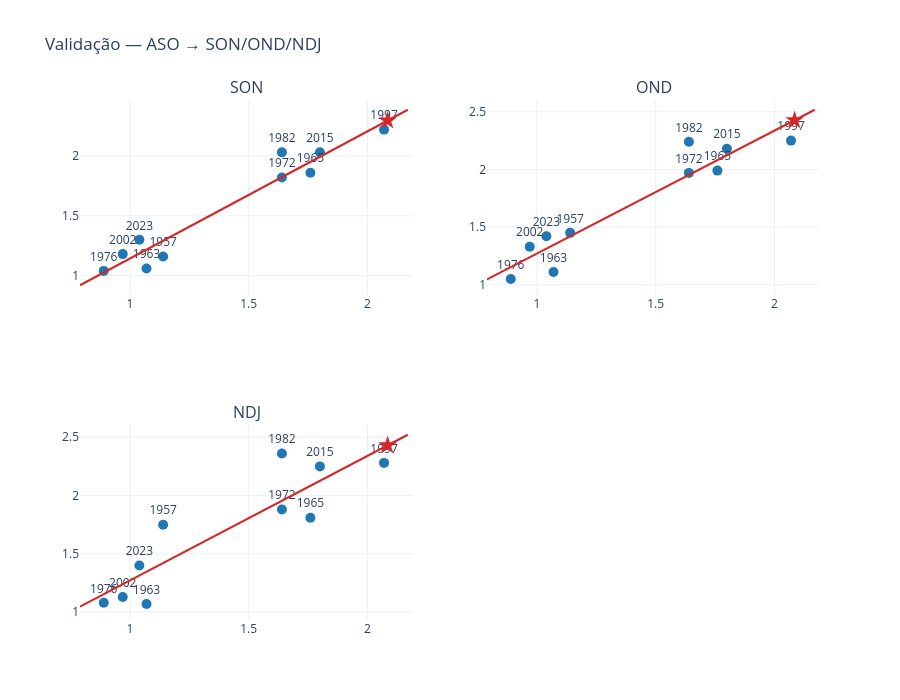
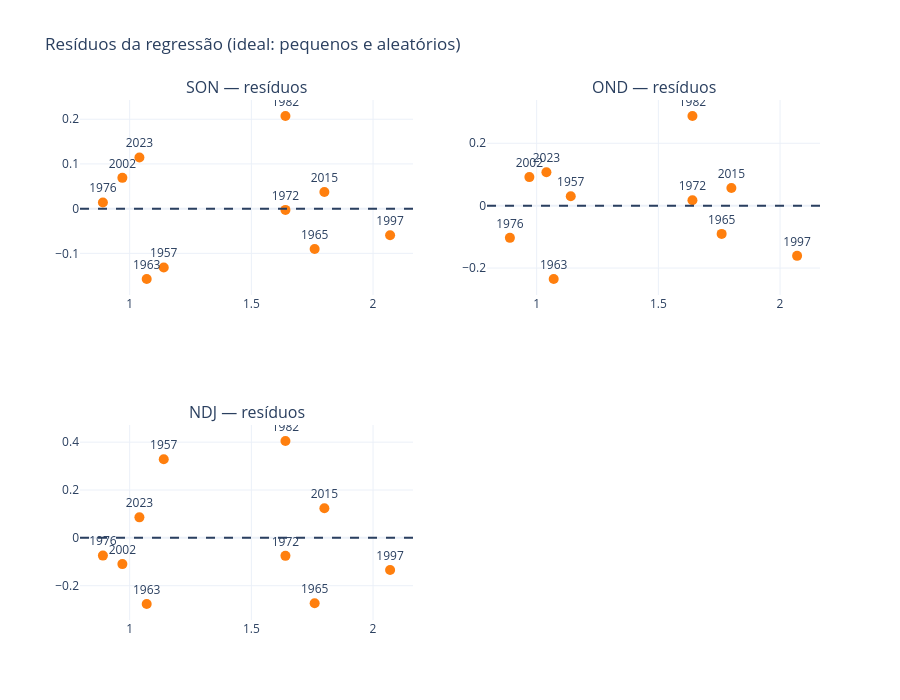
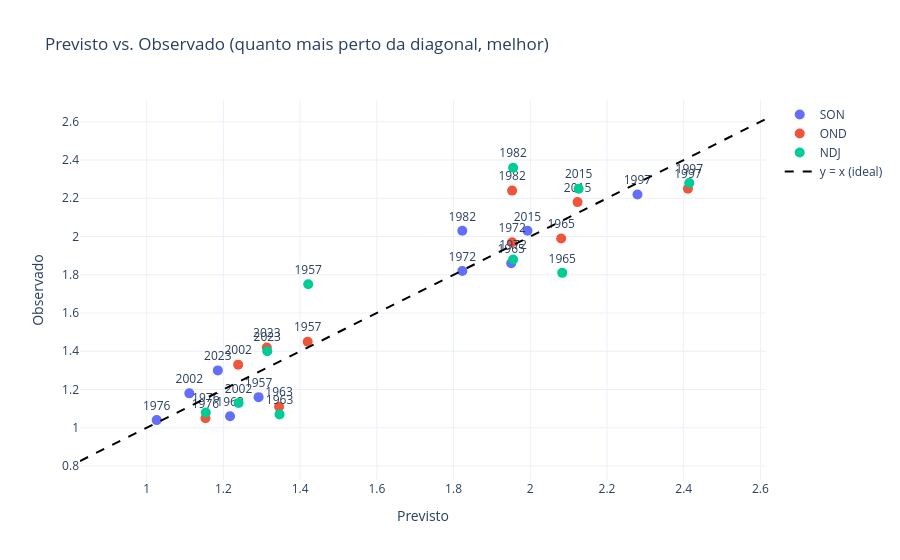

Notebook cell for these charts, in order:
### Markdown cell above
<h3>13. Validação visual da regressão</h3>

Três gráficos diagnósticos, um para cada tipo de verificação:

1. **Scatter + reta** — mostra o ajuste por trimestre (ASO → SON/OND/NDJ).
   Pontos colados na reta indicam relação linear forte.
2. **Resíduos** — diferença entre observado e previsto em cada ano. O
   ideal é que fiquem pequenos e **sem padrão**. Estrutura em "U"
   denuncia curvatura não capturada.
3. **Previsto vs. Observado** — cada ponto é `(previsto, observado)`. Se
   o modelo fosse perfeito, tudo cairia na diagonal `y = x`. Afastamentos
   sistemáticos revelam viés.

### Code cell
# ============================================================
# 13.1 Scatter + reta por trimestre
# ============================================================
import plotly.graph_objects as go
from plotly.subplots import make_subplots

fig = make_subplots(rows=2, cols=2,
                    subplot_titles=seas_futuro)

for i, seas in enumerate(seas_futuro):
    row, col = divmod(i, 2)
    y = Y_train[:, i]
    a, b = np.polyfit(X_train, y, deg=1)
    x_reta = np.linspace(X_train.min() - 0.1, X_train.max() + 0.1, 50)

    fig.add_trace(go.Scatter(
        x=X_train, y=y,
        mode="markers+text",
        text=[str(an) for an in anos_analogos],
        textposition="top center",
        marker=dict(size=10, color="#1f77b4"),
        showlegend=False,
        hovertemplate="Ano %{text}<br>ASO=%{x:.3f}<br>" + seas + "=%{y:.3f}<extra></extra>",
    ), row=row+1, col=col+1)

    fig.add_trace(go.Scatter(
        x=x_reta, y=a * x_reta + b,
        mode="lines",
        line=dict(color="#d62728", width=2),
        showlegend=False,
    ), row=row+1, col=col+1)

    fig.add_trace(go.Scatter(
        x=[x_alvo], y=[a * x_alvo + b],
        mode="markers",
        marker=dict(size=14, color="#d62728", symbol="star"),
        showlegend=False,
        hovertemplate=f"2026 previsto {seas}=%{{y:.3f}}<extra></extra>",
    ), row=row+1, col=col+1)

fig.update_layout(
    height=700,
    title="Validação — ASO → SON/OND/NDJ",
    template="plotly_white",
)
fig.show()


# ============================================================
# 13.2 Resíduos por trimestre
# ============================================================
fig = make_subplots(rows=2, cols=2,
                    subplot_titles=[f"{s} — resíduos" for s in seas_futuro])

for i, seas in enumerate(seas_futuro):
    row, col = divmod(i, 2)
    y = Y_train[:, i]
    a, b = np.polyfit(X_train, y, deg=1)
    resid = y - (a * X_train + b)

    fig.add_trace(go.Scatter(
        x=X_train, y=resid,
        mode="markers+text",
        text=[str(an) for an in anos_analogos],
        textposition="top center",
        marker=dict(size=10, color="#ff7f0e"),
        showlegend=False,
        hovertemplate="Ano %{text}<br>resíduo=%{y:.3f}<extra></extra>",
    ), row=row+1, col=col+1)

    fig.add_hline(y=0, line_dash="dash", row=row+1, col=col+1)

fig.update_layout(
    height=700,
    title="Resíduos da regressão (ideal: pequenos e aleatórios)",
    template="plotly_white",
)
fig.show()


# ============================================================
# 13.3 Previsto vs. Observado
# ============================================================
fig = go.Figure()

for i, seas in enumerate(seas_futuro):
    y = Y_train[:, i]
    a, b = np.polyfit(X_train, y, deg=1)
    y_hat = a * X_train + b

    fig.add_trace(go.Scatter(
        x=y_hat, y=y,
        mode="markers+text",
        name=seas,
        marker=dict(size=10),
        text=[str(an) for an in anos_analogos],
        textposition="top center",
        hovertemplate="Ano %{text}<br>previsto=%{x:.3f}<br>observado=%{y:.3f}<extra></extra>",
    ))

pred_all = []
obs_all  = []
for i in range(len(seas_futuro)):
    y = Y_train[:, i]
    a, b = np.polyfit(X_train, y, deg=1)
    pred_all.extend(a * X_train + b)
    obs_all.extend(y)

lo = min(min(pred_all), min(obs_all)) - 0.2
hi = max(max(pred_all), max(obs_all)) + 0.2

fig.add_trace(go.Scatter(
    x=[lo, hi], y=[lo, hi],
    mode="lines",
    line=dict(color="black", dash="dash"),
    name="y = x (ideal)",
))

fig.update_layout(
    title="Previsto vs. Observado (quanto mais perto da diagonal, melhor)",
    xaxis_title="Previsto",
    yaxis_title="Observado",
    template="plotly_white",
)
fig.show()

### Figure 1 — Plotly figure (JSON) as saved in the notebook; plotly's stock layout.template omitted (floating-point values rounded to 4 significant figures)
{"data": [{"hovertemplate": "Ano %{text}<br>ASO=%{x:.3f}<br>SON=%{y:.3f}<extra></extra>", "marker": {"color": "#1f77b4", "size": 10}, "mode": "markers+text", "showlegend": false, "text": ["1997", "1965", "1972", "1982", "1963", "2015", "2023", "2002", "1976", "1957"], "textposition": "top center", "type": "scatter", "x": [2.07, 1.76, 1.64, 1.64, 1.07, 1.8, 1.04, 0.97, 0.89, 1.14], "xaxis": "x", "y": [2.22, 1.86, 1.82, 2.03, 1.06, 2.03, 1.3, 1.18, 1.04, 1.16], "yaxis": "y"}, {"line": {"color": "#d62728", "width": 2}, "mode": "lines", "showlegend": false, "type": "scatter", "x": [0.79, 0.8182, 0.8463, 0.8745, 0.9027, 0.9308, 0.959, 0.9871, 1.015, 1.043, 1.072, 1.1, 1.128, 1.156, 1.184, 1.212, 1.241, 1.269, 1.297, 1.325, 1.353, 1.381, 1.41, 1.438, 1.466, 1.494, 1.522, 1.55, 1.579, 1.607, 1.635, 1.663, 1.691, 1.719, 1.748, 1.776, 1.804, 1.832, 1.86, 1.888, 1.917, 1.945, 1.973, 2.001, 2.029, 2.057, 2.086, 2.114, 2.142, 2.17], "xaxis": "x", "y": [0.92, 0.9499, 0.9798, 1.01, 1.04, 1.07, 1.099, 1.129, 1.159, 1.189, 1.219, 1.249, 1.279, 1.309, 1.339, 1.369, 1.399, 1.429, 1.458, 1.488, 1.518, 1.548, 1.578, 1.608, 1.638, 1.668, 1.698, 1.728, 1.758, 1.787, 1.817, 1.847, 1.877, 1.907, 1.937, 1.967, 1.997, 2.027, 2.057, 2.087, 2.116, 2.146, 2.176, 2.206, 2.236, 2.266, 2.296, 2.326, 2.356, 2.386], "yaxis": "y"}, {"hovertemplate": "2026 previsto SON=%{y:.3f}<extra></extra>", "marker": {"color": "#d62728", "size": 14, "symbol": "star"}, "mode": "markers", "showlegend": false, "type": "scatter", "x": [2.085], "xaxis": "x", "y": [2.295], "yaxis": "y"}, {"hovertemplate": "Ano %{text}<br>ASO=%{x:.3f}<br>OND=%{y:.3f}<extra></extra>", "marker": {"color": "#1f77b4", "size": 10}, "mode": "markers+text", "showlegend": false, "text": ["1997", "1965", "1972", "1982", "1963", "2015", "2023", "2002", "1976", "1957"], "textposition": "top center", "type": "scatter", "x": [2.07, 1.76, 1.64, 1.64, 1.07, 1.8, 1.04, 0.97, 0.89, 1.14], "xaxis": "x2", "y": [2.25, 1.99, 1.97, 2.24, 1.11, 2.18, 1.42, 1.33, 1.05, 1.45], "yaxis": "y2"}, {"line": {"color": "#d62728", "width": 2}, "mode": "lines", "showlegend": false, "type": "scatter", "x": [0.79, 0.8182, 0.8463, 0.8745, 0.9027, 0.9308, 0.959, 0.9871, 1.015, 1.043, 1.072, 1.1, 1.128, 1.156, 1.184, 1.212, 1.241, 1.269, 1.297, 1.325, 1.353, 1.381, 1.41, 1.438, 1.466, 1.494, 1.522, 1.55, 1.579, 1.607, 1.635, 1.663, 1.691, 1.719, 1.748, 1.776, 1.804, 1.832, 1.86, 1.888, 1.917, 1.945, 1.973, 2.001, 2.029, 2.057, 2.086, 2.114, 2.142, 2.17], "xaxis": "x2", "y": [1.047, 1.077, 1.107, 1.137, 1.167, 1.197, 1.227, 1.257, 1.287, 1.317, 1.347, 1.377, 1.407, 1.437, 1.467, 1.497, 1.527, 1.557, 1.587, 1.617, 1.647, 1.677, 1.707, 1.737, 1.767, 1.797, 1.827, 1.857, 1.887, 1.917, 1.947, 1.977, 2.007, 2.037, 2.067, 2.097, 2.127, 2.157, 2.187, 2.217, 2.247, 2.277, 2.307, 2.337, 2.367, 2.397, 2.428, 2.458, 2.488, 2.518], "yaxis": "y2"}, {"hovertemplate": "2026 previsto OND=%{y:.3f}<extra></extra>", "marker": {"color": "#d62728", "size": 14, "symbol": "star"}, "mode": "markers", "showlegend": false, "type": "scatter", "x": [2.085], "xaxis": "x2", "y": [2.427], "yaxis": "y2"}, {"hovertemplate": "Ano %{text}<br>ASO=%{x:.3f}<br>NDJ=%{y:.3f}<extra></extra>", "marker": {"color": "#1f77b4", "size": 10}, "mode": "markers+text", "showlegend": false, "text": ["1997", "1965", "1972", "1982", "1963", "2015", "2023", "2002", "1976", "1957"], "textposition": "top center", "type": "scatter", "x": [2.07, 1.76, 1.64, 1.64, 1.07, 1.8, 1.04, 0.97, 0.89, 1.14], "xaxis": "x3", "y": [2.28, 1.81, 1.88, 2.36, 1.07, 2.25, 1.4, 1.13, 1.08, 1.75], "yaxis": "y3"}, {"line": {"color": "#d62728", "width": 2}, "mode": "lines", "showlegend": false, "type": "scatter", "x": [0.79, 0.8182, 0.8463, 0.8745, 0.9027, 0.9308, 0.959, 0.9871, 1.015, 1.043, 1.072, 1.1, 1.128, 1.156, 1.184, 1.212, 1.241, 1.269, 1.297, 1.325, 1.353, 1.381, 1.41, 1.438, 1.466, 1.494, 1.522, 1.55, 1.579, 1.607, 1.635, 1.663, 1.691, 1.719, 1.748, 1.776, 1.804, 1.832, 1.86, 1.888, 1.917, 1.945, 1.973, 2.001, 2.029, 2.057, 2.086, 2.114, 2.142, 2.17], "xaxis": "x3", "y": [1.047, 1.077, 1.108, 1.138, 1.168, 1.198, 1.228, 1.258, 1.288, 1.318, 1.348, 1.378, 1.408, 1.438, 1.468, 1.499, 1.529, 1.559, 1.589, 1.619, 1.649, 1.679, 1.709, 1.739, 1.769, 1.799, 1.829, 1.86, 1.89, 1.92, 1.95, 1.98, 2.01, 2.04, 2.07, 2.1, 2.13, 2.16, 2.19, 2.22, 2.251, 2.281, 2.311, 2.341, 2.371, 2.401, 2.431, 2.461, 2.491, 2.521], "yaxis": "y3"}, {"hovertemplate": "2026 previsto NDJ=%{y:.3f}<extra></extra>", "marker": {"color": "#d62728", "size": 14, "symbol": "star"}, "mode": "markers", "showlegend": false, "type": "scatter", "x": [2.085], "xaxis": "x3", "y": [2.43], "yaxis": "y3"}], "layout": {"annotations": [{"font": {"size": 16}, "showarrow": false, "text": "SON", "x": 0.225, "xanchor": "center", "xref": "paper", "y": 1, "yanchor": "bottom", "yref": "paper"}, {"font": {"size": 16}, "showarrow": false, "text": "OND", "x": 0.775, "xanchor": "center", "xref": "paper", "y": 1, "yanchor": "bottom", "yref": "paper"}, {"font": {"size": 16}, "showarrow": false, "text": "NDJ", "x": 0.225, "xanchor": "center", "xref": "paper", "y": 0.375, "yanchor": "bottom", "yref": "paper"}], "height": 700, "title": {"text": "Validação — ASO → SON/OND/NDJ"}, "xaxis": {"anchor": "y", "domain": [0, 0.45]}, "xaxis2": {"anchor": "y2", "domain": [0.55, 1]}, "xaxis3": {"anchor": "y3", "domain": [0, 0.45]}, "xaxis4": {"anchor": "y4", "domain": [0.55, 1]}, "yaxis": {"anchor": "x", "domain": [0.625, 1]}, "yaxis2": {"anchor": "x2", "domain": [0.625, 1]}, "yaxis3": {"anchor": "x3", "domain": [0, 0.375]}, "yaxis4": {"anchor": "x4", "domain": [0, 0.375]}}}

### Figure 2 — Plotly figure (JSON) as saved in the notebook; plotly's stock layout.template omitted (floating-point values rounded to 4 significant figures)
{"data": [{"hovertemplate": "Ano %{text}<br>resíduo=%{y:.3f}<extra></extra>", "marker": {"color": "#ff7f0e", "size": 10}, "mode": "markers+text", "showlegend": false, "text": ["1997", "1965", "1972", "1982", "1963", "2015", "2023", "2002", "1976", "1957"], "textposition": "top center", "type": "scatter", "x": [2.07, 1.76, 1.64, 1.64, 1.07, 1.8, 1.04, 0.97, 0.89, 1.14], "xaxis": "x", "y": [-0.05948, -0.09023, -0.002777, 0.2072, -0.1574, 0.03729, 0.1145, 0.06882, 0.01379, -0.1317], "yaxis": "y"}, {"hovertemplate": "Ano %{text}<br>resíduo=%{y:.3f}<extra></extra>", "marker": {"color": "#ff7f0e", "size": 10}, "mode": "markers+text", "showlegend": false, "text": ["1997", "1965", "1972", "1982", "1963", "2015", "2023", "2002", "1976", "1957"], "textposition": "top center", "type": "scatter", "x": [2.07, 1.76, 1.64, 1.64, 1.07, 1.8, 1.04, 0.97, 0.89, 1.14], "xaxis": "x2", "y": [-0.161, -0.09057, 0.01733, 0.2873, -0.2351, 0.0568, 0.1068, 0.09144, -0.1033, 0.03025], "yaxis": "y2"}, {"hovertemplate": "Ano %{text}<br>resíduo=%{y:.3f}<extra></extra>", "marker": {"color": "#ff7f0e", "size": 10}, "mode": "markers+text", "showlegend": false, "text": ["1997", "1965", "1972", "1982", "1963", "2015", "2023", "2002", "1976", "1957"], "textposition": "top center", "type": "scatter", "x": [2.07, 1.76, 1.64, 1.64, 1.07, 1.8, 1.04, 0.97, 0.89, 1.14], "xaxis": "x3", "y": [-0.1345, -0.2734, -0.0752, 0.4048, -0.2764, 0.1239, 0.08564, -0.1096, -0.07415, 0.3288], "yaxis": "y3"}], "layout": {"annotations": [{"font": {"size": 16}, "showarrow": false, "text": "SON — resíduos", "x": 0.225, "xanchor": "center", "xref": "paper", "y": 1, "yanchor": "bottom", "yref": "paper"}, {"font": {"size": 16}, "showarrow": false, "text": "OND — resíduos", "x": 0.775, "xanchor": "center", "xref": "paper", "y": 1, "yanchor": "bottom", "yref": "paper"}, {"font": {"size": 16}, "showarrow": false, "text": "NDJ — resíduos", "x": 0.225, "xanchor": "center", "xref": "paper", "y": 0.375, "yanchor": "bottom", "yref": "paper"}], "height": 700, "shapes": [{"line": {"dash": "dash"}, "type": "line", "x0": 0, "x1": 1, "xref": "x domain", "y0": 0, "y1": 0, "yref": "y"}, {"line": {"dash": "dash"}, "type": "line", "x0": 0, "x1": 1, "xref": "x2 domain", "y0": 0, "y1": 0, "yref": "y2"}, {"line": {"dash": "dash"}, "type": "line", "x0": 0, "x1": 1, "xref": "x3 domain", "y0": 0, "y1": 0, "yref": "y3"}], "title": {"text": "Resíduos da regressão (ideal: pequenos e aleatórios)"}, "xaxis": {"anchor": "y", "domain": [0, 0.45]}, "xaxis2": {"anchor": "y2", "domain": [0.55, 1]}, "xaxis3": {"anchor": "y3", "domain": [0, 0.45]}, "xaxis4": {"anchor": "y4", "domain": [0.55, 1]}, "yaxis": {"anchor": "x", "domain": [0.625, 1]}, "yaxis2": {"anchor": "x2", "domain": [0.625, 1]}, "yaxis3": {"anchor": "x3", "domain": [0, 0.375]}, "yaxis4": {"anchor": "x4", "domain": [0, 0.375]}}}

### Figure 3 — Plotly figure (JSON) as saved in the notebook; plotly's stock layout.template omitted (floating-point values rounded to 4 significant figures)
{"data": [{"hovertemplate": "Ano %{text}<br>previsto=%{x:.3f}<br>observado=%{y:.3f}<extra></extra>", "marker": {"size": 10}, "mode": "markers+text", "name": "SON", "text": ["1997", "1965", "1972", "1982", "1963", "2015", "2023", "2002", "1976", "1957"], "textposition": "top center", "type": "scatter", "x": [2.279, 1.95, 1.823, 1.823, 1.217, 1.993, 1.186, 1.111, 1.026, 1.292], "y": [2.22, 1.86, 1.82, 2.03, 1.06, 2.03, 1.3, 1.18, 1.04, 1.16]}, {"hovertemplate": "Ano %{text}<br>previsto=%{x:.3f}<br>observado=%{y:.3f}<extra></extra>", "marker": {"size": 10}, "mode": "markers+text", "name": "OND", "text": ["1997", "1965", "1972", "1982", "1963", "2015", "2023", "2002", "1976", "1957"], "textposition": "top center", "type": "scatter", "x": [2.411, 2.081, 1.953, 1.953, 1.345, 2.123, 1.313, 1.239, 1.153, 1.42], "y": [2.25, 1.99, 1.97, 2.24, 1.11, 2.18, 1.42, 1.33, 1.05, 1.45]}, {"hovertemplate": "Ano %{text}<br>previsto=%{x:.3f}<br>observado=%{y:.3f}<extra></extra>", "marker": {"size": 10}, "mode": "markers+text", "name": "NDJ", "text": ["1997", "1965", "1972", "1982", "1963", "2015", "2023", "2002", "1976", "1957"], "textposition": "top center", "type": "scatter", "x": [2.414, 2.083, 1.955, 1.955, 1.346, 2.126, 1.314, 1.24, 1.154, 1.421], "y": [2.28, 1.81, 1.88, 2.36, 1.07, 2.25, 1.4, 1.13, 1.08, 1.75]}, {"line": {"color": "black", "dash": "dash"}, "mode": "lines", "name": "y = x (ideal)", "type": "scatter", "x": [0.8262, 2.614], "y": [0.8262, 2.614]}], "layout": {"title": {"text": "Previsto vs. Observado (quanto mais perto da diagonal, melhor)"}, "xaxis": {"title": {"text": "Previsto"}}, "yaxis": {"title": {"text": "Observado"}}}}
